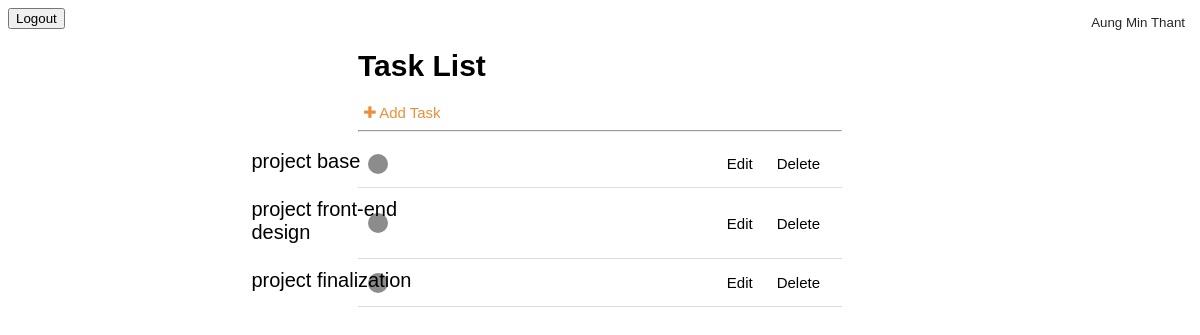
Page / (signed in) on the earlier database version.
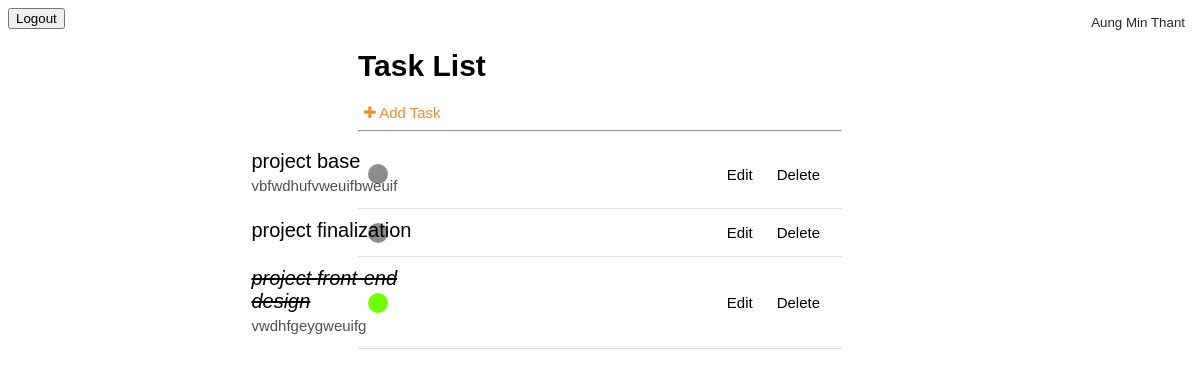
Same page on the later database version.
### todo/models.py (models this page shows, shortened)
class Tasks(models.Model):
    user = models.ForeignKey(User, on_delete=models.CASCADE, null=False, blank=False)
    title = models.CharField(max_length=200, null=False, blank=False)
    description = models.TextField(null=True, blank=True)
    date = models.DateField(null=True, blank=True)
    time = models.TimeField(null=True, blank=True)
    complete = models.BooleanField(default=False)
    created = models.DateTimeField(auto_now_add=True)
    class Meta:
        ordering = ['complete', 'date', 'time']

### todo/views.py (the view)
# urls.py: path('', TaskList.as_view(), name='tasks'),
class TaskList(LoginRequiredMixin, ListView):
    model = Tasks
    context_object_name = 'tasks'
    def get_context_data(self, **kwargs):
        context = super().get_context_data(**kwargs)
        context['tasks'] = context['tasks'].filter(user=self.request.user)
        context['count'] = context['tasks'].filter(complete=False).count()
        search_input = self.request.GET.get('search-area') or ''
        if search_input:
            context['tasks'] = context['tasks'].filter(title__startswith=search_input)
        context['search_input'] = search_input
        return context

### todo/templates/todo/tasks_list.html (shortened to what this page needs)
{% extends "todo/layout.html" %}
{% block body %}
{% if request.user.is_authenticated %}
<form method="post" action="{% url 'logout' %}">
    <button type="submit">Logout</button>
</form>
    <div>
        <button class="username"> {{ request.user.get_full_name }} </button>
    </div>
{% else %}
    <a href="{% url 'login' %}">LogIn</a>
{% endif %}
<div class="main">
    <h1 class="heading">Task List</h1>
    <a href="{% url 'task-create' %}">
        <button class="add_task_button">
            <i class="fa fa-plus"></i> Add Task
        </button>
    </a>
    <hr>
    {% if tasks %}
        {% for task in tasks %}
            <div class="task" id="task">
                    {% if task.complete %}
                        <div class="task-complete-icon"></div>
                        <div class="task_body">
                            <i class="task_title"><s>
                                <a style="text-decoration: none; color: black;"style="color: #000000;" href="{% url 'task-update' task.id %}">{{ task.title }}</a>
                            </s></i>
                            <div class="task_description">{{ task.description }}</div>
                        </div>
                    {% else %}
                        <div class="task-incomplete-icon"></div>
                        <div class="task_body">
                            <a class="task_title" href="{% url 'task-update' task.id %}">{{ task.title }}</a>
                            <div class="task_description">{{ task.description }}</div>
                        </div>
                    {% endif %}
                <div class="task_button_group">
                    <a href="{% url 'task-update' task.id %}">
                        <button class="button task_button">Edit</button>
                    </a>
                    <a href="{% url 'task-delete' task.id %}">
                        <button class="button task_button">Delete</button>
                    </a>
                </div>
            </div>
        {% endfor %}
    {% else %}
        <p>No Tasks</p>
    {% endif %}
</div>
{% endblock %}

### todo/templates/todo/layout.html (shortened to what this page needs)
{% load static %}
<!DOCTYPE html>
<html lang="en">
    <head>
        <link rel="stylesheet" href="{% static 'todo/styles.css' %}">
        <link rel="stylesheet" href="https://cdnjs.cloudflare.com/ajax/libs/font-awesome/4.7.0/css/font-awesome.min.css">
        <link href='https://unpkg.com/css.gg@2.0.0/icons/css/trash.css' rel='stylesheet'>
        <link href='https://unpkg.com/css.gg@2.0.0/icons/css/pen.css' rel='stylesheet'>
    </head>
    <body>
        {% block body %}
        {% endblock %}
    </body>
</html>

### todo/static/todo/styles.css (style rules this page uses)
body { background-color: #ffffff; font-family: Arial, Helvetica, sans-serif; }
.main { margin-left: 350px; margin-right: 350px; }
.heading { font-size: 30px; }
.add_task_button { background-color: #ffffff; color: #eb8f3b; border: none; font-size: 15px; }
.button { font-size: 15px; background-color: #ffffff; border-width: 0.5px; border-radius: 5px; }
.task { color: #373737; display: flex; justify-content: space-between; align-items: center; padding: 10px; border-bottom: 1px solid #ddd; }
.task_body { align-items: flex-start; font-size: 15px; flex: 0 1 200px; margin-left: -400px; }
.task-complete-icon { display: flex; height: 20px; width: 20px; background-color: #70ff03; border-radius: 50%; }
.task-incomplete-icon { display: flex; height: 20px; width: 20px; background-color: #8c8c8c; border-radius: 50%; }
.task_button_group { display: flex; align-items: center; color: #eb8f3b; }
.task_button_group a { margin: 0 3px; }
.task_title { color: #000000; font-size: 20px; margin: 4px 0; text-decoration: none; }
.task_description { color: #292929d0; margin: 4px 0; }
.task_button { margin: 0 3px; border: none; background: none; }
.username { position: absolute; top: 10px; right: 10px; padding: 5px; background-color: #ffffff; color: #272727; border-radius: 5px; border-width: 0px; }

Differences in the rows shown:
changed Tasks "project base": description (not shown) → "vbfwdhufvweuifbweuif"
shown differently, row unchanged: Tasks "project finalization": moves up the list
changed Tasks "project front-end design": complete False → True (drawn); description (not shown) → "vwdhfgeygweuifg"
